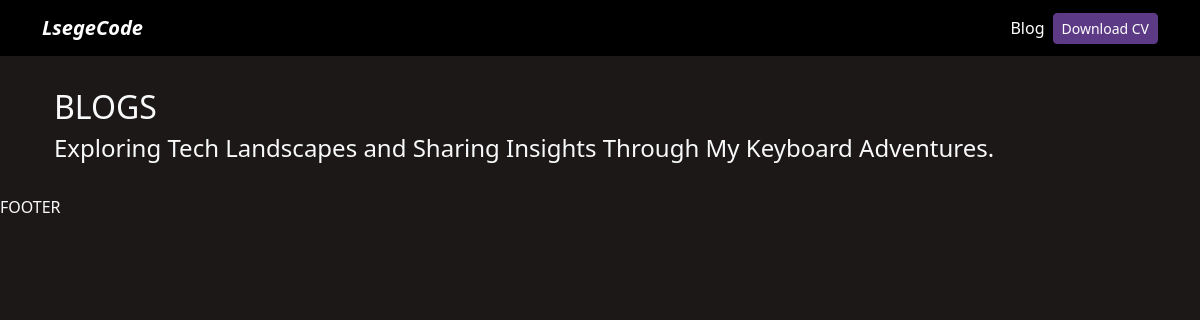
The page /blog/ on the database as committed earlier.
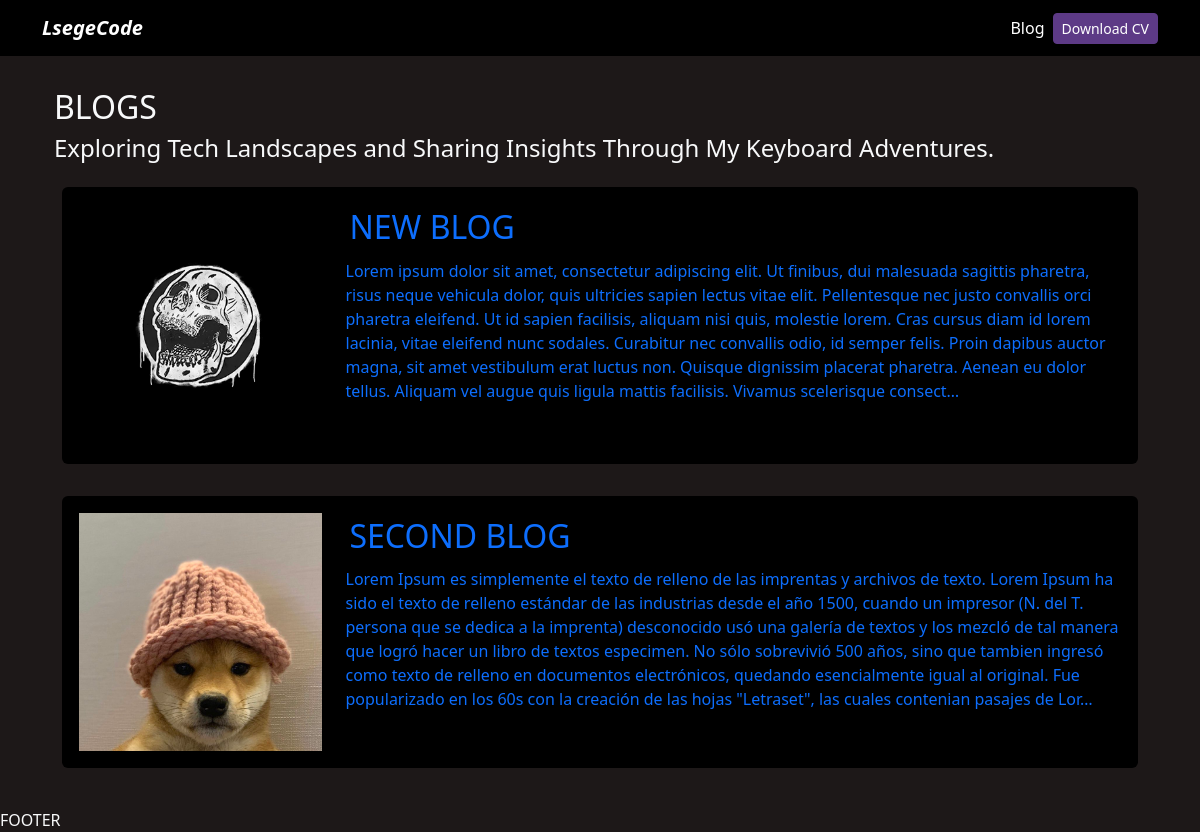
The same page on the database as committed later.
### blog/models.py (models this page shows, shortened)
class Post(models.Model):
    title = models.CharField(max_length=100)
    description = models.TextField()
    image = models.ImageField(upload_to = 'blog/images')
    date = models.DateField(datetime.date.today)

### blog/views.py (the view)
# urls.py: path('', views.render_posts, name='posts'),
def render_posts(request):
    posts = Post.objects.all()
    return render(request, 'posts.html', {'posts': posts})

### blog/templates/posts.html
{% extends "./base.html" %} {% block title %}BLOG{%endblock%} {% block body %}
{% load static %}
<h1 class="fs-2 my-auto py-2">BLOGS</h1>
<h4>
  Exploring Tech Landscapes and Sharing Insights Through My Keyboard Adventures.
</h4>
{% for post in posts %}
<div class="card-blog py-2">
  <a href="{%url 'blog:post_detail' post.id%}" style="text-decoration:none">
    <div class="p-2">
      <div class="card card-body bg-black ">
        <div class="row">
          <div class="col-3">
            <img
              class="img-fluid"
              src="{{post.image.url}}"
              alt="{{post.title}}"
            />
          </div>
          <div class="col-9">
            <h2 class="p-1">{{post.title}}</h2>
            {{post.description|safe|truncatechars:600}}
          </div>
        </div>
      </div>
    </div>
  </a>
</div>
{% endfor %} {% endblock %}

Rows that differ between the two databases and show on the page:
added Post: image (picture), title "NEW BLOG", description "Lorem ipsum dolor sit amet, consectetur adipiscing elit. Ut finibus, dui malesuada sagittis pharetra, risus neque vehicula dolor, quis ultricies sapien lectus vitae elit. Pellentesque nec justo convallis orci pharetra eleifend. Ut id sapien facilisis, aliquam nisi quis, molestie lorem. Cras cursus diam id lorem lacinia, vitae eleifend nunc sodales. Curabitur nec convallis odio, id semper felis. Proin dapibus auctor magna, sit amet vestibulum erat luctus non. Quisque dignissim placerat pharetra. Aenean eu dolor tellus. Aliquam vel augue quis ligula mattis facilisis. Vivamus scelerisque consect…"
added Post: image (picture), title "SECOND BLOG", description "Lorem Ipsum es simplemente el texto de relleno de las imprentas y archivos de texto. Lorem Ipsum ha sido el texto de relleno estándar de las industrias desde el año 1500, cuando un impresor (N. del T. persona que se dedica a la imprenta) desconocido usó una galería de textos y los mezcló de tal manera que logró hacer un libro de textos especimen. No sólo sobrevivió 500 años, sino que tambien ingresó como texto de relleno en documentos electrónicos, quedando esencialmente igual al original. Fue popularizado en los 60s con la creación de las hojas \"Letraset\", las cuales contenian pasajes de Lor…"
